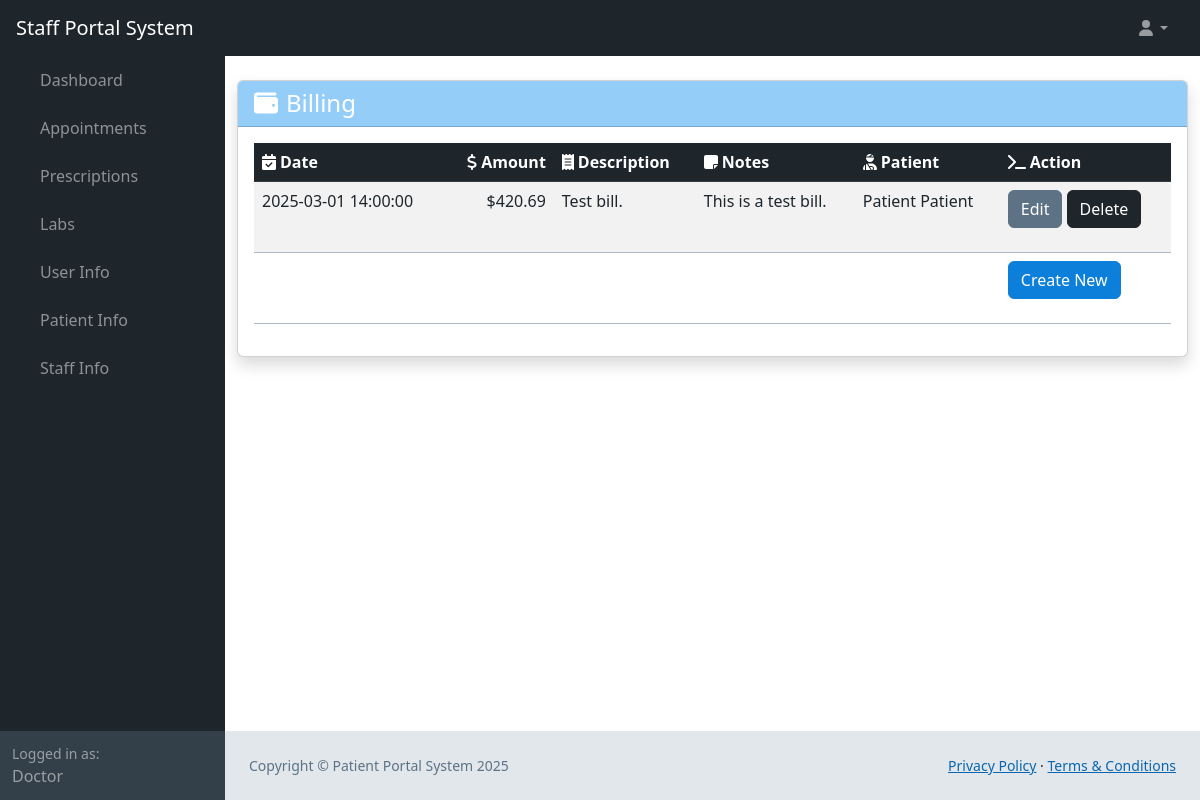
The page /web_root/billing.php (signed in) on the database its author committed.
### tables this page shows
CREATE TABLE `user` (
  `user_id` bigint(20) NOT NULL AUTO_INCREMENT,
  `first_name` varchar(25) NOT NULL,
  `last_name` varchar(50) NOT NULL,
  `phone_number` bigint(20) NOT NULL,
  `email` varchar(50) NOT NULL,
  `username` varchar(25) NOT NULL,
  `password_hash` varchar(60) NOT NULL,
  `bio` mediumtext DEFAULT NULL,
  `profile_pic` longblob DEFAULT NULL,
  PRIMARY KEY (`user_id`)
);

CREATE TABLE `bill` (
  `bill_id` int(11) NOT NULL AUTO_INCREMENT,
  `date` datetime DEFAULT NULL,
  `amount` double DEFAULT NULL,
  `description` varchar(45) DEFAULT NULL,
  `notes` tinytext DEFAULT NULL,
  `patient_id` int(11) NOT NULL,
  `staff_id` int(11) NOT NULL,
  PRIMARY KEY (`bill_id`),
  KEY `fk_bill_patient1_idx` (`patient_id`),
  KEY `fk_bill_staff1_idx` (`staff_id`),
  CONSTRAINT `fk_bill_patient1` FOREIGN KEY (`patient_id`) REFERENCES `patient` (`patient_id`),
  CONSTRAINT `fk_bill_staff1` FOREIGN KEY (`staff_id`) REFERENCES `staff` (`staff_id`)
);

### web_root/billing.php (called while the page is built, shortened)
<?php
require 'generic.php';
if ($mode == 'Patient') {
    $patient_id = $patient['patient_id'];
    $query = 'SELECT * FROM bill JOIN staff ON bill.staff_id = staff.staff_id JOIN user ON user.user_id = staff.user_id WHERE bill.patient_id = ' . $patient_id;
    $bills = queryAsArray($conn, $query);
} else if ($mode == 'Staff') {
    $staff_id = $staff['staff_id'];
    $query = 'SELECT * FROM bill JOIN patient ON bill.patient_id = patient.patient_id JOIN user ON user.user_id = patient.user_id WHERE bill.staff_id = ' . $staff_id;
    $bills = queryAsArray($conn, $query);
} else if ($mode == 'Admin') {
    $bills = getDatafromTable($conn, "bill", ["*"]);
}
?>
<?php
require 'landing-content.php';
?>

### web_root/generic.php (called while the page is built, shortened)
<?php
    require 'functions.php';
    $conn = OpenCon();
    $userData = getDatafromTable($conn, "user", ["username" => $_SESSION['username']])[0];
    $user_id = $userData['user_id'];
    $firstName = $userData['first_name'];
    if (sizeOf(getDatafromTable($conn, "staff", ["user_id" => $user_id])) > 0) {
        $staff = getDatafromTable($conn, "staff", ["user_id" => $user_id])[0];
        $mode = 'Staff';
    }
?>

### web_root/functions.php (called while the page is built, shortened)
<?php
function getDatafromTable(mysqli $conn, string $table, array $searchConditions, $booleanOperations = "AND", $query = "select * from "): int|array
{
    $type = gettype($booleanOperations);
    if ($type == "array") {
        if (sizeof($booleanOperations) > sizeof($searchConditions)) {
            printf("There should be more search conditions than boolean operations");
            return 100;
        }
        for ($i = 0; $i < sizeof($booleanOperations); $i++) {
            if (!in_array(strtoupper($booleanOperations[$i]), ["OR", "AND", "XOR"])) {
                printf("Error getting data: incorrect boolean operator in '$booleanOperations'");
                return 101;
            }
        }
        for ($i = 0; $i < sizeof($searchConditions); $i++) {
            if ($i < sizeof($booleanOperations)) {
                $operations[$i] = strtoupper($booleanOperations[$i]);
            } else {
                $operations[$i] = "AND";
            }
        }
    } else if (!($type == "string")) {
        printf("Error incorrect data type for '$booleanOperations'");
        return 103;
    } else {
        if (in_array(strtoupper($booleanOperations), ["OR", "AND", "XOR"])) {
            for ($i = 0; $i < sizeof($searchConditions); $i++) {
                $operations[$i] = strtoupper($booleanOperations);
            }
        }
    }
    $query .= $table;
    if (sizeof($searchConditions) > 0) {
        $query .= " WHERE ";
    }
    $i = 0;
    foreach ($searchConditions as $key => $value) {
        $query .= $key . " = " . '\'' . $value . '\'';
        $query .= ' ' . $operations[$i] . ' ';
        $i++;
    }
    $query = substr($query, 0, strlen($query) - (strlen($operations[sizeof($operations) - 1]) + 2)) . ';';
    $result = mysqli_query($conn, $query);
    $results = mysqli_fetch_all($result, MYSQLI_BOTH);
    return $results;
}
function queryAsArray($conn, $query): array
{
    return $conn->query($query)->fetch_all(MYSQLI_BOTH);
}
?>

### web_root/billing-content.php (the view, shortened to what this page needs)
<div class="container py-4">
    <div class="card shadow">
        <div class="card-header bg-primary text-white">
            <h1 class="h4 mb-0"><i class="fas fa-wallet me-2"></i>Billing</h1>
        </div>
        <div class="card-body">
            <?php if (empty($bills) && $mode == 'Patient'): ?>
                <div class="alert alert-dark">
                    <i class="fas fa-info-circle me-2"></i>No bills found.
                </div>
            <?php else: ?>
                <div class="table-responsive">
                    <table class="table table-striped table-hover">
                        <thead class="table-dark">
                            <tr>
                                <th><i class="fas fa-calendar-check me-1"></i>Date</th>
                                <th class="text-end"><i class="fas fa-dollar-sign me-1"></i>Amount</th>
                                <th><i class="fas fa-receipt me-1"></i>Description</th>
                                <th><i class="fas fa-sticky-note me-1"></i>Notes</th>
                                <?php if ($mode == 'Patient'): ?>
                                    <th><i class="fas fa-user-md me-1"></i>Staff Member</th>
                                <?php elseif ($mode == 'Staff'): ?>
                                    <th><i class="fas fa-user-injured me-1"></i>Patient</th>
                                <?php elseif ($mode == 'Admin'): ?>
                                    <th><i class="fas fa-user-injured me-1"></i>Patient ID</th>
                                    <th><i class="fas fa-user-md me-1"></i>Staff ID</th>
                                <?php endif; ?>
                                <?php if ($mode != 'Patient'): ?>
                                    <th><i class="fas fa-terminal me-1"></i>Action</th>
                                <?php endif; ?>
                            </tr>
                        </thead>
                        <tbody>
                            <?php foreach ($bills as $bill): ?>
                                <tr>
                                    <td><?= htmlspecialchars($bill['date']) ?></td>
                                    <td class="text-end">$<?= number_format($bill['amount'], 2) ?></td>
                                    <td><?= htmlspecialchars($bill['description']) ?></td>
                                    <td><?= htmlspecialchars($bill['notes']) ?></td>
                                    <?php if ($mode == 'Admin'): ?>
                                        <td><?= htmlspecialchars($bill['patient_id']) ?></td>
                                        <td><?= htmlspecialchars($bill['staff_id']) ?></td>
                                    <?php else: ?>
                                        <td><?= htmlspecialchars($bill['first_name'] . ' ' . $bill['last_name']) ?>
                                        </td>
                                    <?php endif; ?>
                                    <?php if ($mode != 'Patient'): ?>
                                        <td>
                                            <form method="POST">
                                                <button type="button" class="btn btn-secondary" data-bs-toggle="modal"
                                                    data-bs-target="#editModal" name="edit-button"
                                                    bill-id=<?= htmlspecialchars($bill['bill_id']) ?>
                                                    edit-date="<?= htmlspecialchars($bill['date']) ?>"
                                                    edit-amount="<?= htmlspecialchars($bill['amount']) ?>"
                                                    edit-description="<?= htmlspecialchars($bill['description']) ?>"
                                                    edit-notes="<?= htmlspecialchars($bill['notes']) ?>">Edit</button>
                                                <button type="button" class="btn btn-dark" data-bs-toggle="modal"
                                                    data-bs-target="#deleteModal" name='delete-button'
                                                    bill-id=<?= htmlspecialchars($bill['bill_id']) ?>>Delete</button>
                                            </form>
                                        </td>
                                    <?php endif; ?>
                                </tr>
                            <?php endforeach; ?>
                            <?php if ($mode != 'Patient'): ?>
                                <tr>
                                    <td>
                                    </td>
                                    <td>
                                    </td>
                                    <td>
                                    </td>
                                    <td>
                                    </td>
                                    <td>
                                    </td>
                                    <td>
                                        <form method="POST">
                                            <button type="button" class="btn btn-primary" data-bs-toggle="modal"
                                                data-bs-target="#createModal" name='create-button'>Create New</button>
                                        </form>
                                    </td>
                                </tr>
                            <?php endif; ?>
                        </tbody>
                    </table>
                </div>
            <?php endif; ?>
        </div>
    </div>
</div>

### web_root/landing-content.php (shortened to what this page needs)
<!DOCTYPE html>
<html lang="en">
<head>
    <link href="../css/styles.css" rel="stylesheet" />
    <link href="../css/calendar.css" rel="stylesheet" />
</head>
<body class="sb-nav-fixed">
    <nav class="sb-topnav navbar navbar-expand navbar-dark bg-dark">
        <a class="navbar-brand ps-3" href="landing.php"><?php echo $mode . " Portal System" ?></a>
        <ul class="navbar-nav ms-auto ms-md-0 me-3 me-lg-4">
            <li class="nav-item dropdown">
                <a class="nav-link dropdown-toggle" id="navbarDropdown" href="#" role="button" data-bs-toggle="dropdown"
                    aria-expanded="false"><i class="fas fa-user fa-fw"></i></a>
            </li>
        </ul>
    </nav>
    <div id="layoutSidenav">
        <div id="layoutSidenav_nav">
            <nav class="sb-sidenav accordion sb-sidenav-dark" id="sidenavAccordion">
                <div class="sb-sidenav-menu">
                    <div class="nav">
                        <div class="collapse show" id="collapseLayouts" aria-labelledby="headingOne"
                            data-bs-parent="#sidenavAccordion">
                            <nav class="sb-sidenav-menu-nested nav">
                                <a class="nav-link" href="landing.php">Dashboard</a>
                                <a class="nav-link" href="appointments.php">Appointments</a>
                                <a class="nav-link" href="prescriptions.php">Prescriptions</a>
                                <a class="nav-link" href="labs.php">Labs</a>
                                <?php if ($mode != 'Patient'): ?>
                                    <a class="nav-link" href="user-info.php">User Info</a>
                                    <a class="nav-link" href="patient-info.php">Patient Info</a>
                                <?php endif; ?>
                                <a class="nav-link" href="staff-info.php">Staff Info</a>
                            </nav>
                        </div>
                    </div>
                </div>
                <div class="sb-sidenav-footer">
                    <div class="small">Logged in as:</div>
                    <?php echo $firstName; ?>
                </div>
            </nav>
        </div>
        <div id="layoutSidenav_content">
            <?php require $content_url ?>
            <?php require 'footer.php' ?>
        </div>
    </div>
</body>

### css/calendar.css (style rules this page uses)
:root { --fc-event-bg-color: #48A8F5; --fc-event-border-color: #48A8F5; --fc-button-text-color: #fff; --fc-button-bg-color: #333F49; --fc-button-border-color: #333F49; --fc-button-hover-bg-color: #1E252B; --fc-button-hover-border-color: #1E252B; --fc-button-active-bg-color: #1E252B; --fc-button-active-border-color: #1E252B; --fc-highlight-color: #cfe8fc; --fc-today-bg-color: #EFF2F4; }

### rows shown on the page
user: first_name "Doctor"
bill: date "2025-03-01 14:00:00", amount "420.69", description "Test bill.", notes "This is a test bill.", user.first_name+last_name "Patient Patient"

### other values the page prints
$mode "Staff"
